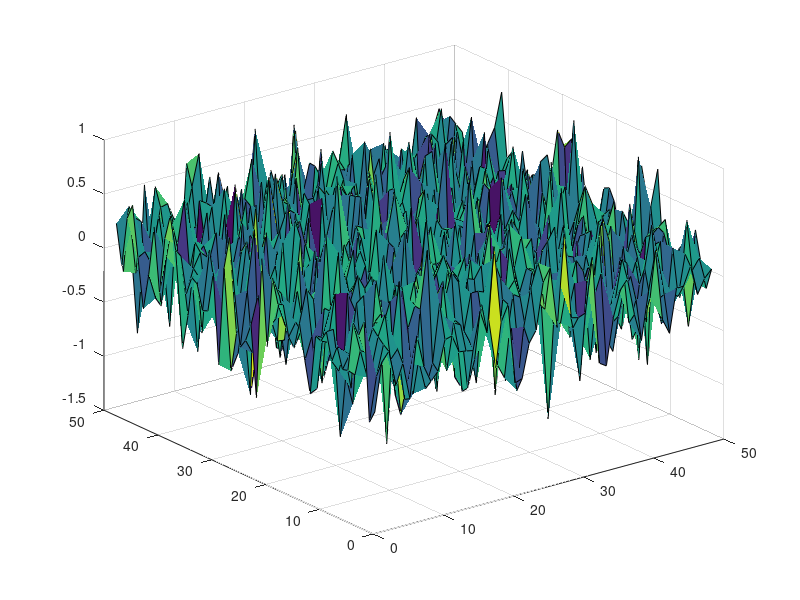

Recreate this plot in MATLAB. (Note: this script raises an error after producing the figure.)
% This code numerically computes second eigenfunctions, using the splitting
% in positive and negative parts.
% @authors: Farid Bozorgnia, Leon Bungert, Daniel Tenbrinck
% @date: 10/02/22

% tidy up workspace
clear;
close all;

% define problem
problem = 'eigenfunction';
% problem = 'infinity-harmonic';

% define square domain
domain = @(x,y) max(abs(x),abs(y)) <= 1;

% define boundary conditions
f = @(x,y) 0.*x.^0;

% either enforce positive or negative peaks or do normalization
% WARNING! Normalization is not guaranteed to produce correct solution
high_ridge = true;
normalization = false;

% define initialization
% init = 'zero';
init = 'random';
% init = 'distance';

% start time measurement
tic

% initialize necessary parameters
TOL             = 1e-7; 
max_iterations  = 2000;
samples         = 50;       % has to be even!!!!
stencil_shape   = 'full';   % valid stencils: full, square
neighborhood_size = 7;      % at least 3, higher stencil size yields instabilities

% initialize grid on unit square [-1 1]^2 according to amount of sample
% points
step_size = 2 / samples;
[x,y] = meshgrid(linspace(-1,1,samples+1));

% set boundary values by defining function on whole domain and erasing
% inner part then
p = zeros(size(x));
p([1 end],:)=-1;
p(:,[1 end])=-1;
p(find(~domain(x,y)))=-1;


distance_function = double(bwdist(p < 0)) * step_size;
[max_dist, ~] = max(distance_function(:));
max_idx = find(distance_function == max_dist);
p(max_idx)=-1;


second_distance_function = double(bwdist(p < 0)) * step_size;
[max_dist, ~] = max(second_distance_function(:));
lambda = 1 / max_dist;

dist_inner = second_distance_function(2:end-1, 2:end-1);
max_idx = find(dist_inner == max_dist);

% set peak values in bottom left and top right corner
max_idx = max_idx([1,end]);

% initialization
switch init
    case 'random'
        phi = randn(size(distance_function));        
    case 'distance'    
        phi = distance_function;
    case 'zero'
        phi = zeros(size(distance_function));
end
phi = max_dist*phi/sqrt(max(abs(phi(:)))+0.001^2);

u = phi(2:end-1,2:end-1);

% visualize initial conditions
figure(1); surf(u);
pause(0.01);

% building the distance function for a specified stencil
distance = generate_stencil(neighborhood_size, step_size, stencil_shape);
radius = floor(neighborhood_size/2);

% initialize boundary conditions on larger grid
bcinner = f(x,y);
bc = padarray(bcinner, [radius-1, radius-1], NaN);

xinn = x(2:end-1,2:end-1); yinn = y(2:end-1,2:end-1);
mask = domain(xinn, yinn);

% initialize matrix of values
values_pos = zeros(floor(neighborhood_size^2 /2)*neighborhood_size^2, numel(u));
values_neg = zeros(floor(neighborhood_size^2 /2)*neighborhood_size^2, numel(u));

% initialize matrix for values of ustar
ustar = zeros(1,size(values_pos,2));

% initialize stopping criterions
rel_change = inf;
scheme_accuracy = inf;
iteration = 0;

% initialize containers
rel_changes = zeros(1,max_iterations);

if high_ridge
%     u(max_idx) = max_dist;
    u(max_idx) = [max_dist, -max_dist];
end
if normalization
    u_pos = max(u,0);
    u_neg = max(-u,0);    
    u_pos = max_dist * u_pos/max(u_pos(:));
    u_neg = max_dist * u_neg/max(u_neg(:));    
    u = u_pos - u_neg;
end

while max(rel_change,0.) > TOL && iteration <= max_iterations  
        
    u_pos = max(u,0);
    u_neg = max(-u,0); 

    % generate patch rows
    pad_u_pos = bc;
    pad_u_neg = bc;

    pad_u_pos(radius+1:end-radius,radius+1:end-radius) = u_pos;
    pad_u_neg(radius+1:end-radius,radius+1:end-radius) = u_neg;
    patches_pos = im2col(pad_u_pos, [neighborhood_size neighborhood_size], 'sliding');
    patches_neg = im2col(pad_u_neg, [neighborhood_size neighborhood_size], 'sliding');

    % compute values abs( (v(k) - v(l) )/( d(k)+d(l) )
    for i = 1:floor(neighborhood_size^2 /2)
        values_pos( 1+(i-1)*neighborhood_size^2:i*neighborhood_size^2, :) = abs(patches_pos - circshift(patches_pos,[i,0])) ./ ...
            repmat(distance' + circshift(distance',[i,0]), [1 size(patches_pos,2)] );
        values_neg( 1+(i-1)*neighborhood_size^2:i*neighborhood_size^2, :) = abs(patches_neg - circshift(patches_neg,[i,0])) ./ ...
            repmat(distance' + circshift(distance',[i,0]), [1 size(patches_neg,2)] );
    end


    % compute maximum values in each column
    [~, indices_pos] = max(values_pos, [], 1);
    [~, indices_neg] = max(values_neg, [], 1);

    % determine corresponding index pair within neighborhood
    index_pairs_pos = zeros(2,size(indices_pos,2));
    index_pair1_pos = mod(indices_pos,neighborhood_size^2);
    index_pair1_pos(index_pair1_pos == 0) = neighborhood_size^2;
    index_pair2_pos = mod(index_pair1_pos - ceil(indices_pos / neighborhood_size^2) , neighborhood_size^2);
    index_pair2_pos(index_pair2_pos == 0) = neighborhood_size^2;
    index_pairs_pos(1,:) = index_pair1_pos;
    index_pairs_pos(2,:) = index_pair2_pos;

    index_pairs_neg = zeros(2,size(indices_neg,2));
    index_pair1_neg = mod(indices_neg,neighborhood_size^2);
    index_pair1_neg(index_pair1_neg == 0) = neighborhood_size^2;
    index_pair2_neg = mod(index_pair1_neg - ceil(indices_neg / neighborhood_size^2) , neighborhood_size^2);
    index_pair2_neg(index_pair2_neg == 0) = neighborhood_size^2;
    index_pairs_neg(1,:) = index_pair1_neg;
    index_pairs_neg(2,:) = index_pair2_neg;

    % compute new values of p1 as hh = (v(k1)*d(k2)+ v(k2)*d(k1))/(d(k1)+d(k2))
    % -> this corresponds to u* in the Oberman discretization
    for i = 1:size(patches_pos,2)
        ustar_pos(i) = ( patches_pos(index_pairs_pos(1,i),i) * distance(index_pairs_pos(2,i)) + ...
            patches_pos(index_pairs_pos(2,i),i) * distance(index_pairs_pos(1,i)) ) / ...
            (distance(index_pairs_pos(1,i)) + distance(index_pairs_pos(2,i)));
        ustar_neg(i) = ( patches_neg(index_pairs_neg(1,i),i) * distance(index_pairs_neg(2,i)) + ...
            patches_neg(index_pairs_neg(2,i),i) * distance(index_pairs_neg(1,i)) ) / ...
            (distance(index_pairs_neg(1,i)) + distance(index_pairs_neg(2,i)));
    end

    ustar_pos = reshape(ustar_pos, size(u_pos));
    ustar_neg = reshape(ustar_neg, size(u_neg));
    n_inf_L_pos = u_pos - ustar_pos;
    n_inf_L_neg = u_neg - ustar_neg;



    % positive upwind gradients 
    slopes_pos = ( u_pos(:)'- patches_pos ) ./ distance';
    [max_slopes, local_idx] = max(slopes_pos, [], 1);
    max_slopes = reshape(max_slopes, size(u_pos));
    distances_max = reshape(distance(local_idx), size(u_pos));
    [local_subs_i, local_subs_j] = ind2sub([neighborhood_size, neighborhood_size],local_idx);
    [center_subs_i, center_subs_j] = ind2sub(size(u_pos), 1:numel(u_pos));
    global_subs_i = center_subs_i + local_subs_i-1;
    global_subs_j = local_subs_j + center_subs_j - 1;
    global_idx = sub2ind(size(u_pos) + [2*radius 2*radius] , global_subs_i, global_subs_j);
    val_pos = reshape(pad_u_pos(global_idx), size(u_pos));

    grad_term_pos = ( u_pos - val_pos - lambda.*distances_max.*u_pos );

    % negative upwind gradients 
    slopes_neg = ( u_neg(:)'- patches_neg ) ./ distance';
    [min_slopes, local_idx] = max(slopes_neg, [], 1);
    min_slopes = reshape(min_slopes, size(u_neg));
    distances_min = reshape(distance(local_idx), size(u_neg));
    [local_subs_i, local_subs_j] = ind2sub([neighborhood_size, neighborhood_size],local_idx);
    [center_subs_i, center_subs_j] = ind2sub(size(u_neg), 1:numel(u_neg));
    global_subs_i = center_subs_i + local_subs_i-1;
    global_subs_j = local_subs_j + center_subs_j - 1;
    global_idx = sub2ind(size(u_neg) + [2*radius 2*radius] , global_subs_i, global_subs_j);
    val_neg = reshape(pad_u_neg(global_idx), size(u_neg));

    grad_term_neg = ( u_neg - val_neg - lambda.*distances_min.*u_neg );

    scheme_pos = min( grad_term_pos , n_inf_L_pos) ;%+ n_inf_L_neg ;
    scheme_neg = min( grad_term_neg, n_inf_L_neg ) ;%- n_inf_L_pos ;    

    rho = .9;
    u_pos_new = u_pos - rho * scheme_pos;
    u_neg_new = u_neg - rho * scheme_neg;
    
    u_pos_new = max(u_pos_new, 0);
    u_neg_new = max(u_neg_new, 0);

    
    if normalization 
        max_pos = max(u_pos_new(:));
        max_neg = max(u_neg_new(:));

        if max_pos > 0
            u_pos_new = max_dist * u_pos_new/max_pos;
        end
        if max_neg > 0
            u_neg_new = max_dist * u_neg_new/max_neg;
        end
    end
    unew = u_pos_new - u_neg_new;
    if high_ridge
        unew(max_idx) = [max_dist, -max_dist];
    end
    % compute relative change between two iterations
    diff = abs(u-unew).*mask;
    rel_change = norm(diff, 'inf') / norm(unew.*mask, 'inf');
%     scheme_accuracy = norm(scheme.*mask, 'inf');
        
    
    % update u
    u = unew.*mask;
    
       
    % increase iteration counter
    iteration = iteration + 1;
    
    pad_u = bcinner;
    pad_u(2:end-1, 2:end-1) = unew;
    solution = pad_u;
    
    % visualize current solution
    subplot(1,2,1);
    surf(x,y,solution); title('Solution'); axis equal; view(-30,20); drawnow;
    subplot(1,2,2);
    surf(xinn,yinn,mask.*(scheme_pos+scheme_neg)); title('Scheme'); view(-30,20); drawnow;
    
    % give some output
    disp(['Current iteration: ' num2str(iteration) ' with a '... 
            'relative change of ' num2str(rel_change)]);
       
end

